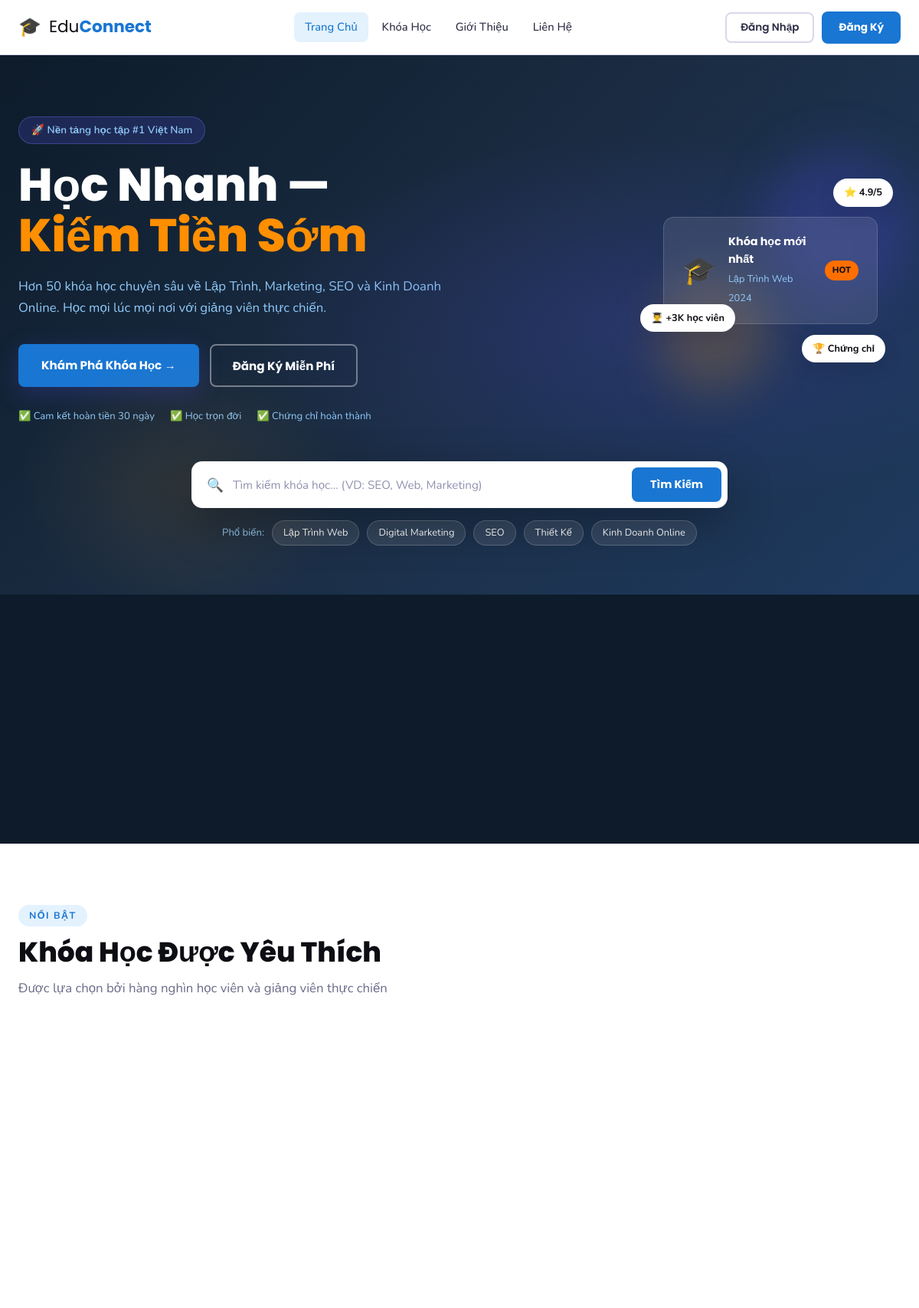
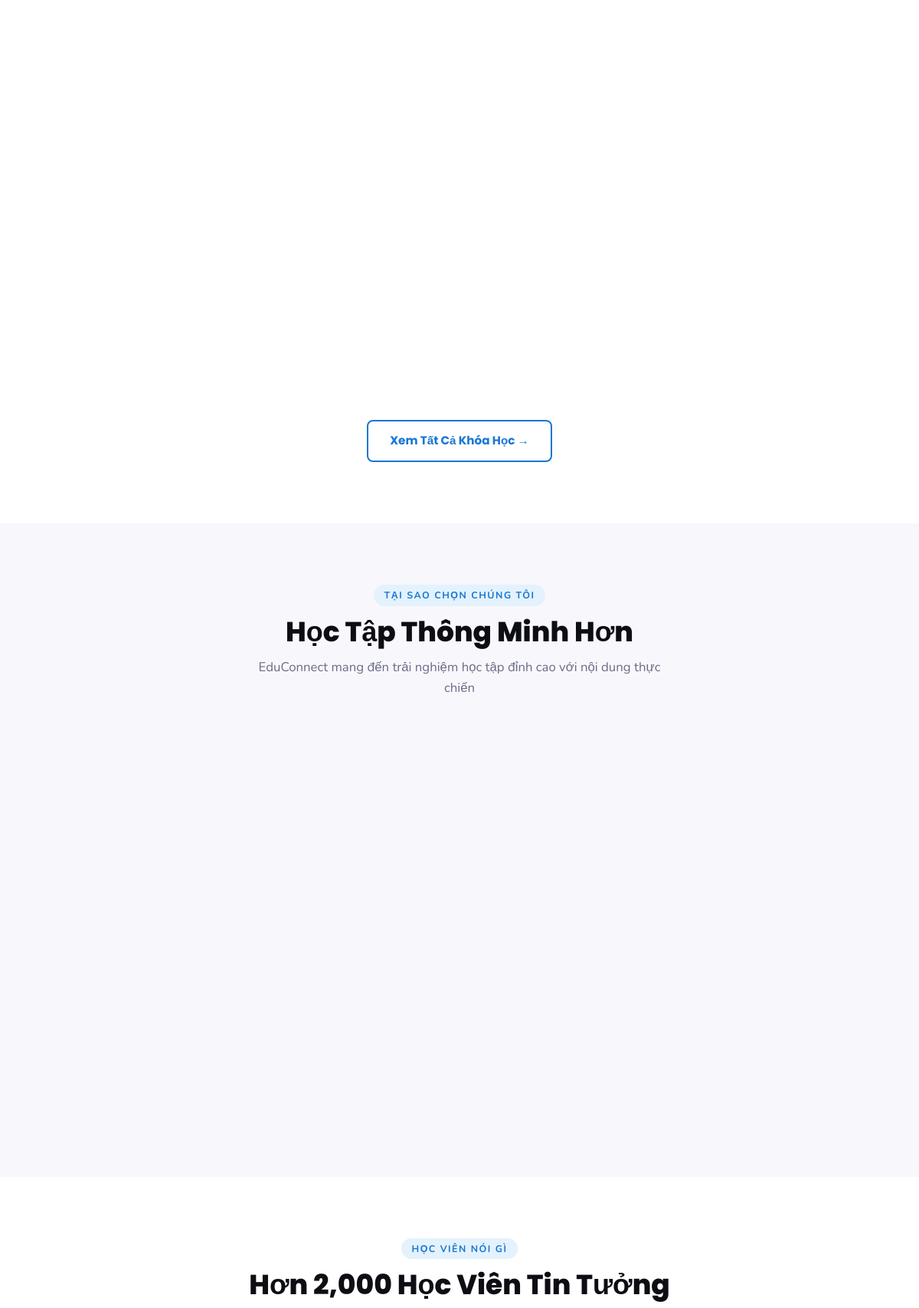
The page / (upper part) on the database its author committed (2 pictures, top to bottom).
### tables this page shows
CREATE TABLE categories (
    id INTEGER PRIMARY KEY AUTOINCREMENT,
    name TEXT NOT NULL,
    slug TEXT UNIQUE NOT NULL
);

### app.py (the view)
@app.route('/')
def trang_chu():
    conn = get_db()
    featured_courses = conn.execute(
        'SELECT c.*, u.name as instructor_name, cat.name as category_name '
        'FROM courses c LEFT JOIN users u ON c.instructor_id=u.id '
        'LEFT JOIN categories cat ON c.category_id=cat.id '
        'WHERE c.is_featured=1 LIMIT 6'
    ).fetchall()
    stats = {
        'students': conn.execute('SELECT COUNT(*) FROM users WHERE is_admin=0').fetchone()[0],
        'courses':  conn.execute('SELECT COUNT(*) FROM courses').fetchone()[0],
        'lessons':  conn.execute('SELECT COALESCE(SUM(total_lessons),0) FROM courses').fetchone()[0],
        'instructors': 3
    }
    reviews  = conn.execute('SELECT r.*, u.name as user_name FROM reviews r JOIN users u ON r.user_id=u.id ORDER BY r.created_at DESC LIMIT 6').fetchall()
    categories = conn.execute('SELECT * FROM categories').fetchall()
    conn.close()
    return render_template('trang-chu.html', featured_courses=featured_courses, stats=stats, reviews=reviews, categories=categories)

### app.py (called while the page is built, shortened)
def get_db():
    conn = sqlite3.connect(DB)
    conn.row_factory = sqlite3.Row
    return conn

def get_current_user():
    if 'user_id' in session:
        conn = get_db()
        user = conn.execute('SELECT * FROM users WHERE id=?', (session['user_id'],)).fetchone()
        conn.close()
        return user
    return None

@app.context_processor
def inject_user():
    return {'current_user': get_current_user()}

@app.context_processor
def admin_helpers():
    def get_contact_count():
        try:
            conn = get_db()
            n = conn.execute('SELECT COUNT(*) FROM contacts').fetchone()[0]
            conn.close()
            return n
        except:
            return 0
    return {'get_contact_count': get_contact_count}

@app.context_processor
def teacher_application_notifications():
    if 'user_id' not in session:
        return {'header_app_update_count': 0}

### templates/trang-chu.html (shortened to what this page needs)
{% extends "layout.html" %}
{% block extra_css %}
<link rel="stylesheet" href="{{ url_for('static', filename='css/trang-chu.css') }}">
{% endblock %}
{% block content %}
<section class="hero">
  <div class="hero-bg"></div>
  <div class="container hero-inner">
    <div class="hero-content">
      <div class="hero-label">🚀 Nền tảng học tập #1 Việt Nam</div>
      <h1 class="hero-title">Học Nhanh —<br><span class="highlight">Kiếm Tiền Sớm</span></h1>
      <p class="hero-desc">Hơn 50 khóa học chuyên sâu về Lập Trình, Marketing, SEO và Kinh Doanh Online. Học mọi lúc mọi nơi với giảng viên thực chiến.</p>
      <div class="hero-btns">
        <a href="{{ url_for('tat_ca_khoa_hoc') }}" class="btn-primary">Khám Phá Khóa Học →</a>
        {% if not current_user %}
        <button class="btn-outline" onclick="openModal('register-modal')">Đăng Ký Miễn Phí</button>
        {% endif %}
      </div>
      <div class="hero-trust">
        <div class="trust-item">✅ Cam kết hoàn tiền 30 ngày</div>
        <div class="trust-item">✅ Học trọn đời</div>
        <div class="trust-item">✅ Chứng chỉ hoàn thành</div>
      </div>
    </div>
    <div class="hero-visual">
      <div class="hero-card-main">
        <div class="hc-icon">🎓</div>
        <div class="hc-text">
          <strong>Khóa học mới nhất</strong>
          <span>Lập Trình Web 2024</span>
        </div>
        <div class="hc-badge">HOT</div>
      </div>
      <div class="hero-float hero-float--1">⭐ 4.9/5</div>
      <div class="hero-float hero-float--2">👨‍🎓 +3K học viên</div>
      <div class="hero-float hero-float--3">🏆 Chứng chỉ</div>
      <div class="hero-orb hero-orb--1"></div>
      <div class="hero-orb hero-orb--2"></div>
    </div>
  </div>
  <div class="container">
    <div class="search-bar">
      <span class="search-icon">🔍</span>
      <input type="text" id="hero-search" placeholder="Tìm kiếm khóa học... (VD: SEO, Web, Marketing)" autocomplete="off">
      <button onclick="doSearch()">Tìm Kiếm</button>
    </div>
    <div class="search-tags">
      <span>Phổ biến:</span>
      {% for cat in categories[:5] %}
      <a href="{{ url_for('tat_ca_khoa_hoc') }}?category={{ cat.slug }}" class="search-tag">{{ cat.name }}</a>
      {% endfor %}
    </div>
  </div>
</section>
<section class="section section-dark">
  <div class="container">
    <div class="stats-grid">
    </div>
  </div>
</section>
<section class="section">
  <div class="container">
    <div class="section-head">
      <span class="section-label">Nổi Bật</span>
      <h2 class="section-title">Khóa Học Được Yêu Thích</h2>
      <p class="section-sub">Được lựa chọn bởi hàng nghìn học viên và giảng viên thực chiến</p>
    </div>
    <div class="courses-grid">
    </div>
    <div style="text-align:center; margin-top:40px;">
      <a href="{{ url_for('tat_ca_khoa_hoc') }}" class="btn-outline">Xem Tất Cả Khóa Học →</a>
    </div>
  </div>
</section>
<section class="section section-alt">
  <div class="container">
    <div class="section-head center">
      <span class="section-label">Tại Sao Chọn Chúng Tôi</span>
      <h2 class="section-title">Học Tập Thông Minh Hơn</h2>
      <p class="section-sub">EduConnect mang đến trải nghiệm học tập đỉnh cao với nội dung thực chiến</p>
    </div>
    <div class="three-col">
    </div>
  </div>
</section>
{% if reviews %}
<section class="section">
  <div class="container">
    <div class="section-head center">
      <span class="section-label">Học Viên Nói Gì</span>
      <h2 class="section-title">Hơn 2,000 Học Viên Tin Tưởng</h2>
    </div>
  </div>
</section>
{% endif %}
{% endblock %}

### static/css/base.css (style rules this page uses)
:root { --brand-900: #0d1b2a; --brand-800: #1b2d44; --brand-700: #1e3a5f; --brand-600: #1565c0; --brand-500: #1976d2; --brand-400: #42a5f5; --brand-300: #90caf9; --brand-200: #bbdefb; --brand-100: #e3f2fd; --accent-500: #ff6f00; --accent-400: #ff8f00; --accent-300: #ffca28; --green-500: #10b981; --red-500: #ef4444; --neutral-900: #0d0d14; --neutral-800: #1c1c2e; --neutral-700: #2d2d45; --neutral-600: #4a4a6a; --neutral-500: #6b6b8a; --neutral-400: #9090b0; --neutral-300: #b0b0cc; --neutral-200: #d8d8ec; --neutral-100: #f0f0f8; --neutral-50: #f8f8fc; --white: #ffffff; --font-display: 'Poppins', sans-serif; --font-body: 'Nunito', sans-serif; --shadow-sm: 0 2px 8px rgba(15,15,35,0.08); --shadow-md: 0 8px 24px rgba(15,15,35,0.12); --shadow-lg: 0 20px 60px rgba(15,15,35,0.18); --shadow-brand: 0 8px 30px rgba(72,72,200,0.3); --radius-sm: 8px; --radius-md: 14px; --radius-lg: 22px; --radius-xl: 32px; --header-h: 72px; --container-w: 1200px; --transition: 0.25s cubic-bezier(0.4, 0, 0.2, 1); }
*, *::before, *::after { box-sizing: border-box; margin: 0; padding: 0; }
html { scroll-behavior: smooth; }
body { font-family: var(--font-body); font-size: 16px; line-height: 1.6; color: var(--neutral-800); background: var(--white); overflow-x: hidden; }
a { text-decoration: none; color: inherit; }
button { cursor: pointer; border: none; background: none; font-family: inherit; }
input, textarea, select { font-family: inherit; outline: none; }
.container { width: 100%; max-width: var(--container-w); margin: 0 auto; padding: 0 24px; }
h1, h2, h3, h4, h5 { font-family: var(--font-display); line-height: 1.2; font-weight: 700; }
h1 { font-size: clamp(2rem, 5vw, 3.5rem); }
h2 { font-size: clamp(1.6rem, 3.5vw, 2.5rem); }
.section-label { display: inline-block; font-size: 0.78rem; font-weight: 700; letter-spacing: 0.12em; text-transform: uppercase; color: var(--brand-500); background: var(--brand-100); padding: 4px 14px; border-radius: 100px; margin-bottom: 12px; }
.section-title { font-family: var(--font-display); font-size: clamp(1.7rem, 3vw, 2.4rem); font-weight: 800; color: var(--neutral-900); margin-bottom: 12px; }
.section-sub { color: var(--neutral-500); font-size: 1.05rem; max-width: 560px; }
.section-head { margin-bottom: 48px; }
.section-head.center { text-align: center; }
.section-head.center .section-sub { margin: 0 auto; }
.btn-primary { display: inline-flex; align-items: center; gap: 8px; padding: 14px 28px; background: var(--brand-500); color: var(--white); border-radius: var(--radius-sm); font-family: var(--font-display); font-weight: 700; font-size: 0.95rem; transition: var(--transition); box-shadow: var(--shadow-brand); border: 2px solid transparent; }
.btn-outline { display: inline-flex; align-items: center; gap: 8px; padding: 13px 28px; border: 2px solid var(--brand-500); color: var(--brand-500); border-radius: var(--radius-sm); font-family: var(--font-display); font-weight: 700; font-size: 0.95rem; transition: var(--transition); }
.section { padding: 80px 0; }
.section-alt { background: var(--neutral-50); }
.section-dark { background: var(--brand-900); color: var(--white); }
.courses-grid { display: grid; grid-template-columns: repeat(auto-fill, minmax(320px, 1fr)); gap: 24px; }
.stats-grid { display: grid; grid-template-columns: repeat(4, 1fr); gap: 24px; }
.three-col { display: grid; grid-template-columns: repeat(3, 1fr); gap: 32px; }

### rows shown on the page
categories: name "Lập Trình Web"
categories: name "Digital Marketing"
categories: name "SEO"
categories: name "Thiết Kế"
categories: name "Kinh Doanh Online"
